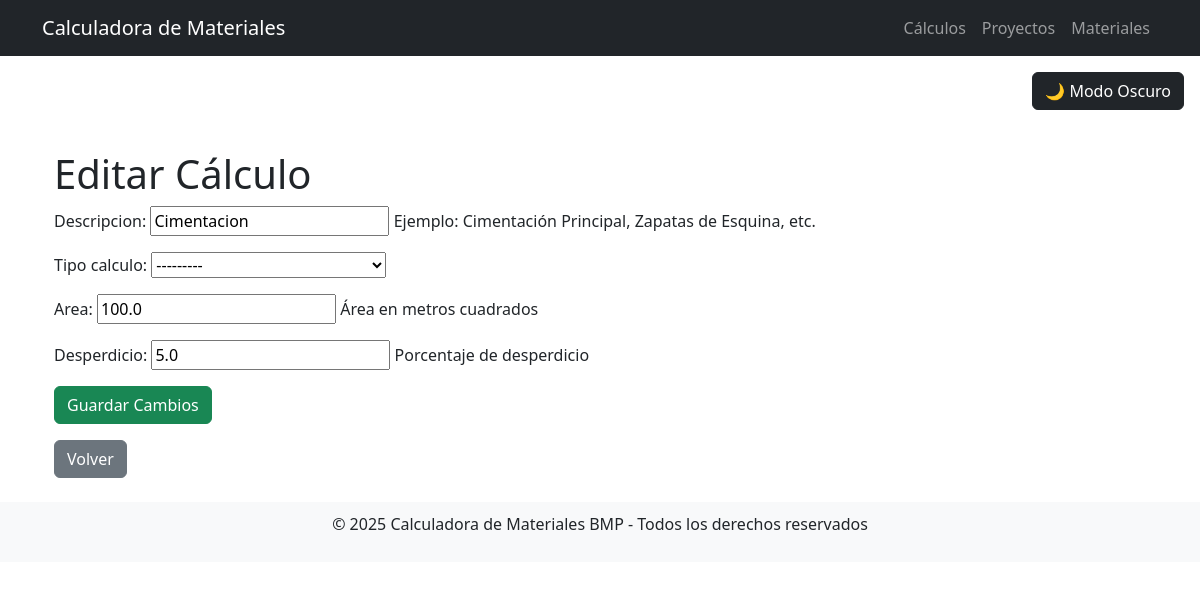
The page /calculos/editar_calculo/4/ on the database its author committed.
### calculos/models.py (models this page shows, shortened)
class CalculoMateriales(models.Model):
    TIPO_CALCULO_CHOICES = [
        ('cimiento_corrido_1', 'Cimiento Corrido Tipo 1'),
        ('cimiento_corrido_2', 'Cimiento Corrido Tipo 2'),
        ('zapata_1', 'Zapata Tipo 1'),
        ('zapata_2', 'Zapata Tipo 2'),
        ('muro', 'Muro'),
        ('losa_fundida', 'Losa Fundida'),
        ('losa_vigueta_bovedilla', 'Losa con Vigueta y Bovedilla'),
        ('losa_acero', 'Losa de Acero'),
        ('vigas_confinamiento', 'Vigas de Confinamiento'),
        ('escaleras', 'Escaleras'),
        ('piso', 'Piso Cerámico'),
        ('cielo_falso', 'Cielo Falso'),
        ('C-A', 'Columna Tipo A'),
        ('C-B', 'Columna Tipo B'),
        ('C-C', 'Columna Tipo C'),
        ('C-D', 'Columna Tipo D'),
    ]
    proyecto = models.ForeignKey(Proyecto, on_delete=models.CASCADE, related_name="calculos")
    descripcion = models.CharField(
        max_length=200,
        help_text="Ejemplo: Cimentación Principal, Zapatas de Esquina, etc.",
        default="Sin descripción"
    )
    tipo_calculo = models.CharField(max_length=50, choices=TIPO_CALCULO_CHOICES)
    cantidad = models.FloatField(help_text="Cantidad en metros lineales o unidades", null=True, blank=True)
    area = models.FloatField(help_text="Área en metros cuadrados", null=True, blank=True)
    desperdicio = models.FloatField(default=5.0, help_text="Porcentaje de desperdicio")
    fecha = models.DateTimeField(auto_now_add=True)

### calculos/views.py (the view)
# urls.py: path('editar_calculo/<int:calculo_id>/', editar_calculo, name='editar_calculo'),
def editar_calculo(request, calculo_id):
    calculo = get_object_or_404(CalculoMateriales, id=calculo_id)
    if request.method == "POST":
        form = CalculoMaterialesForm(request.POST, instance=calculo)
        if form.is_valid():
            form.save()
            return redirect("calculos:ver_calculos", calculo.proyecto.id)
    else:
        form = CalculoMaterialesForm(instance=calculo)
    return render(request, "calculos/editar_calculo.html", {"form": form, "calculo": calculo})

### calculos/forms.py
class CalculoMaterialesForm(forms.ModelForm):
    class Meta:
        model = CalculoMateriales
        fields = ["descripcion", "tipo_calculo", "area", "desperdicio"]

### calculos/templates/calculos/editar_calculo.html (shortened to what this page needs)
{% extends 'base.html' %}
{% block content %}
<div class="container">
    <h1>Editar Cálculo</h1>
    <form method="post">
        {{ form.as_p }}
        <button type="submit" class="btn btn-success">Guardar Cambios</button>
    </form>
    <a href="{% url 'calculos:ver_calculos' proyecto_id=calculo.proyecto.id %}" class="btn btn-secondary mt-3">Volver</a>
</div>
{% endblock %}

### rows shown on the page
CalculoMateriales: descripcion "Cimentacion", tipo_calculo "---------", area "100.0", desperdicio "5.0"
